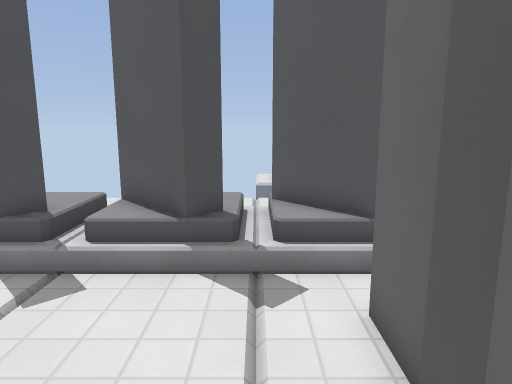
view 1 (above)

12 first-person views from a walk through a Godot game level. The camera is 1.5 m above the floor, tilts 10° down and sees 70° across. The floor is counted in squares, 0.5 m on a side. Each view is taken from the middle of a square. On the plan, view 1 faces up. The plan holds only what a view shows up to about 20 squares ahead; the rest is blank. The place goes on beyond the plan. Surface patterns are stand-ins for the level's own textures.

view 2
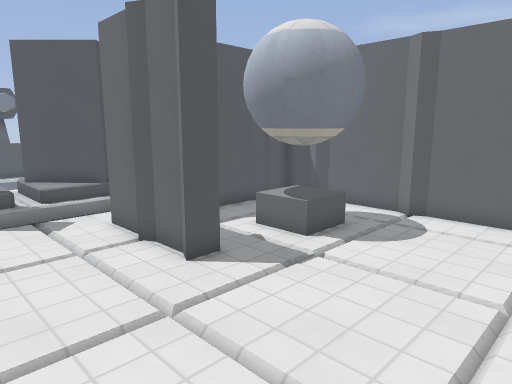

view 3
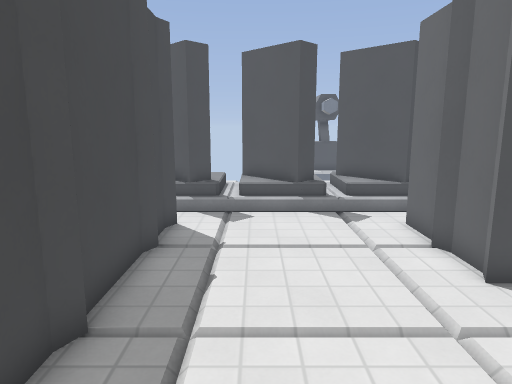

view 4
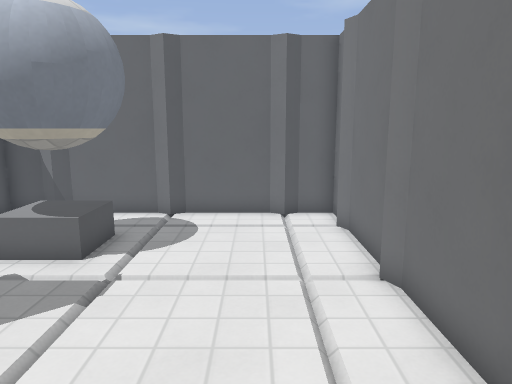

view 5
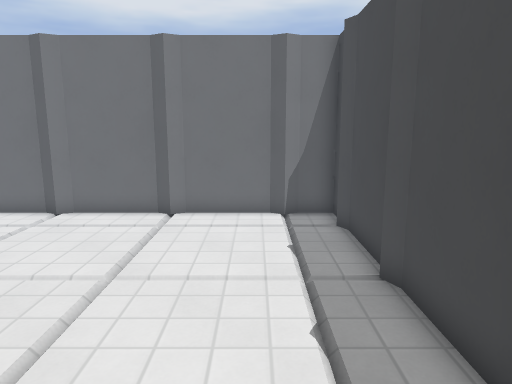

view 6
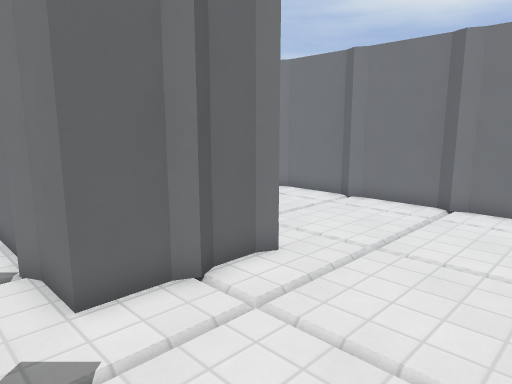

view 7
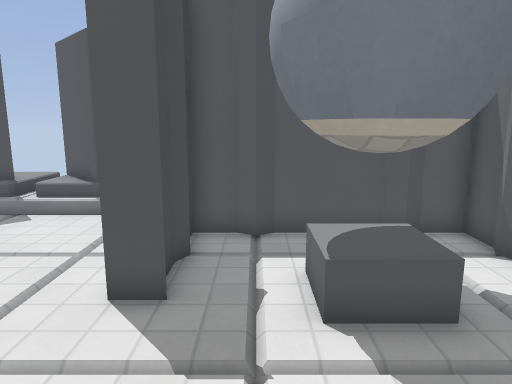

view 8
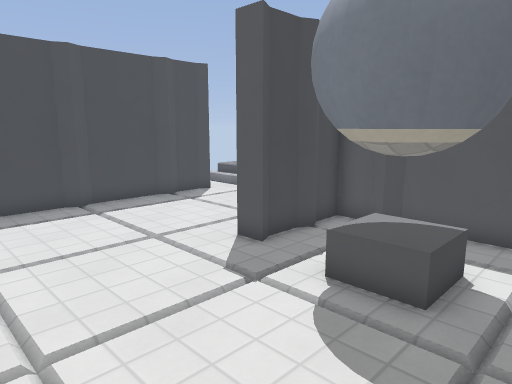

view 9
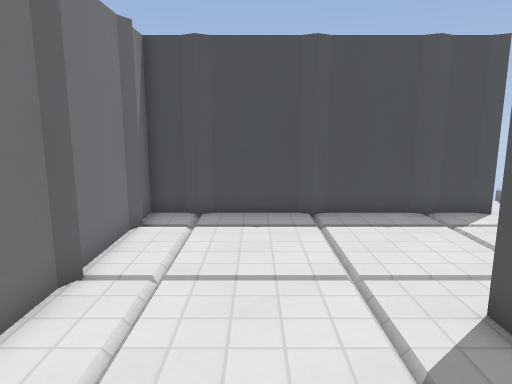

view 10
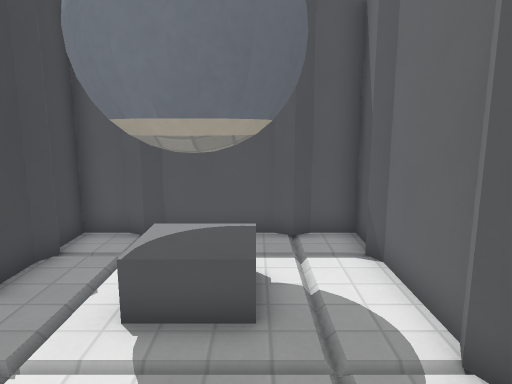

view 11
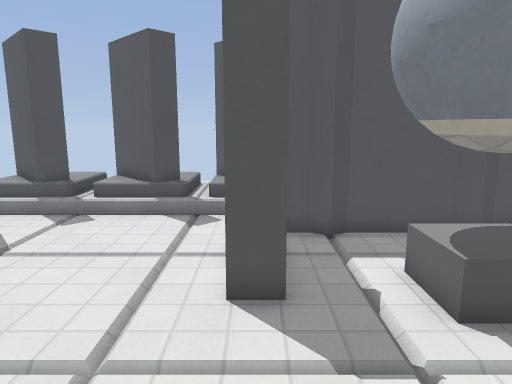

view 12
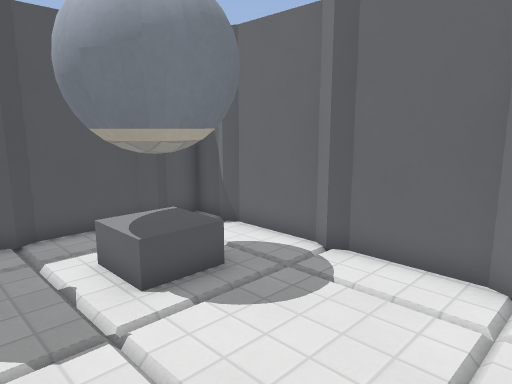

### Floor plan
Key: @ floor where view 1 was taken; # wall or solid block; x gap in a wall; . floor; / step, stairs or slope; O other object.
Columns run from 8 left of view 1 to 10 right of it. Each row starts with its distance up from view 1.
  9 ###########
  8  O##OO##OO##
  7  ///////////
  6  ...........
  5   #.......#########
  4   #.......#.......#
  3   #.......#.......#
  2   #.......#..###..#
  1   #.......#xx###..#
  0   #.....@....###..#
 -1   #...............#
 -2   #...............#
 -3   #...............#
 -4   #...............#
 -5   #...............#
 -6   #...............#
 -7   #################

Where each view was taken, in squares from view 1:
view 1: 0 up, 0 right, facing up
view 2: 6 down, 3 left, facing up-right
view 3: 6 down, 3 left, facing up
view 4: 4 down, 3 left, facing right
view 5: 6 up, 3 left, facing down
view 6: 7 up, 4 left, facing down-right
view 7: 5 down, 4 right, facing up
view 8: 6 down, 9 right, facing up-left
view 9: 3 down, 7 right, facing left
view 10: 5 down, 7 right, facing up
view 11: 5 down, 2 right, facing up
view 12: 6 down, 2 right, facing up-right
